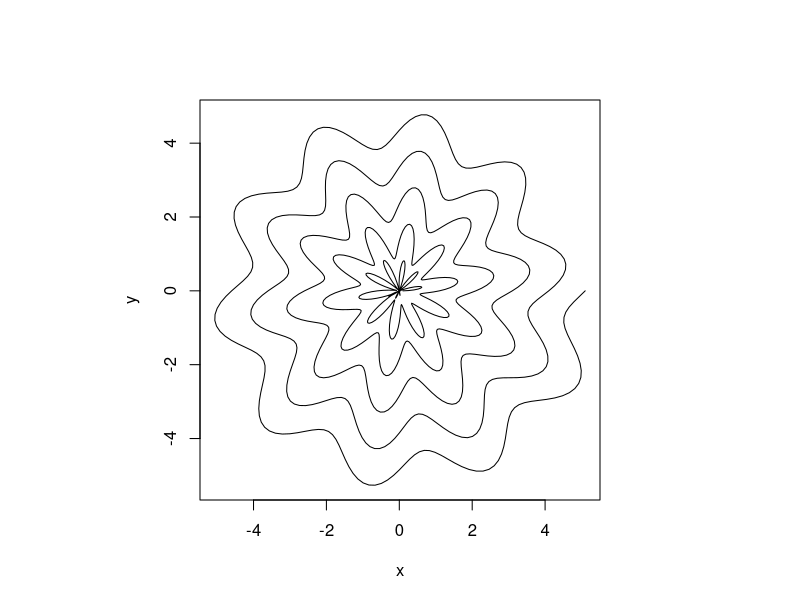

The R script that drew this image:
#------------------------
# Archimedes with an iPod
#------------------------
theta=10*pi*(0:1000)/1000
r=.1+theta/(2*pi)+.5*sin(10*theta)
x=r*cos(theta)
y=r*sin(theta)
par(pin=c(4,4))
plot(x,y,type="l",lty=1)